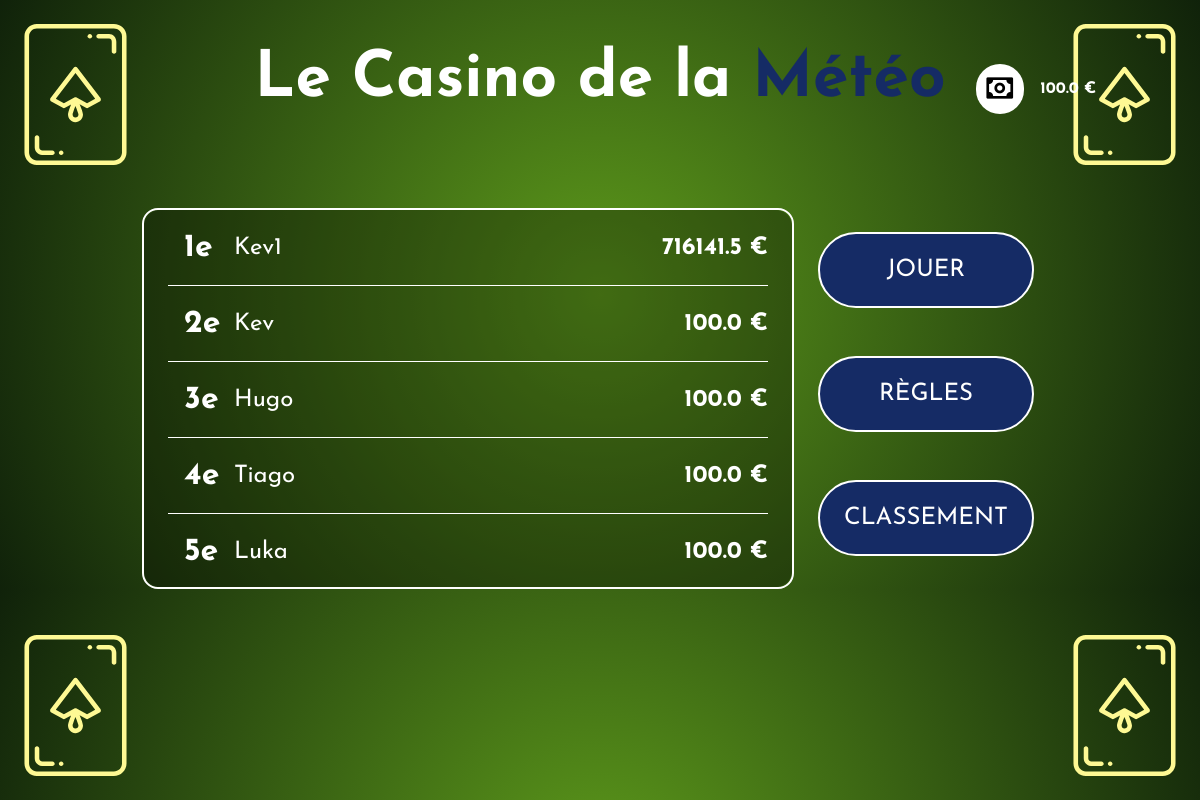
The app's page / (signed in) with its own data.
### base/models.py (models this page shows)
class UserMoney(models.Model):
    user = models.ForeignKey(User, on_delete=models.CASCADE)
    money = models.FloatField(default=100)

### base/views.py (the view)
# urls.py: 2. Add a URL to urlpatterns:  path('', Home.as_view(), name='home')
@login_required
def Home(request):
    user = UserMoney.objects.get(user=request.user)
    Moneyuser = user.money
    ranking = UserMoney.objects.all().order_by('-money')[:5]
    return render(request, 'home.html', {'money': Moneyuser, 'ranking': ranking})

### base/templates/home.html (shortened to what this page needs)
{% extends 'layout/layout.html' %}
{% block content %}
<div class="cards">
</div>
<h1 class="title">Le Casino de la <strong>Météo</strong></h1>
<section class="menu">
    <div class="containerRanking">
        <div class="ranking">
            {% if ranking %}
                {% for userRank in ranking %}
                    <div class="userRank">
                            <h2 class="ranknumber">{{ forloop.counter }}e</h2>
                            <h3>{{ userRank.user.username }}</h3>
                            <h2 class="usermoney">{{ userRank.money }} €</h2>
                </div>
                {% endfor %}
            {% endif %}
        </div>
    </div>
    <div class="buttonsMenu">
        <a href="/play">Jouer</a>
        <a href="/rules">Règles</a>
        <a href="/ranking">Classement</a>
    </div>
</section>
{% endblock %}

### base/templates/layout/layout.html (shortened to what this page needs)
<!DOCTYPE html>
{% load static %}
<html lang="en">
<head>
    <link rel="stylesheet" href="{% static 'css/style.css' %}">
    <link rel="stylesheet" href="{% static 'css/home.css' %}">
    <link href='https://unpkg.com/boxicons@2.1.4/css/boxicons.min.css' rel='stylesheet'>
</head>
<body>
    <div class="moneyUser">
        <div><i class='bx bx-money'></i></div>
        <div><p id="money">{{ money }} €</p></div>
    </div>
    {% block content %} {% endblock %}
</body>

### base/static/css/style.css (style rules this page uses)
* { margin: 0; padding: 0 }
body { font-family: 'Josefin sans'; margin: 0; width: 100%; height: 100%; background: rgb(93,154,27); background: radial-gradient(circle, rgba(93,154,27,1) 0%, rgba(16,34,10,1) 100%, rgba(16,34,10,1) 100%); }
.moneyUser { display: flex; position: absolute; align-items: center; right: 64px; top: 64px; width: 200px; justify-content: center; gap: 16px; }
.moneyUser i { font-size: 32px; padding-right: 0.5px; }
.moneyUser p { color:white; font-weight: bold; }
.moneyUser div:first-child { background: white; padding: 8px; border-radius: 100px; }

### base/static/css/home.css (style rules this page uses)
.title { font-size: 64px; text-align: center; color: white; padding-top: 48px; }
.cards { position: fixed; width: 100%; z-index: -1; height: 100vh; }
.cards svg { position: absolute; }
#card1 { top: 24px; left: 24px; }
#card2 { top: 24px; right: 24px; }
#card3 { bottom: 24px; left: 24px; }
#card4 { bottom: 24px; right: 24px; }
h1 strong { color: #152B65 }
.menu { display: flex; justify-content: center; margin-top: 96px; }
.ranking { background: rgba(0, 0, 0, 0.3); height: 377px; width: 600px; color: white; padding-left: 24px; padding-right: 24px; border-radius: 16px; overflow-y: auto }
.ranknumber { font-size: 32px; width: 50px; }
.ranking h3 { font-size: 24px; font-weight: normal; flex-grow: 1; }
.ranking .userRank { display: flex; align-items: center; padding-left: 16px; height: 75px; border-bottom: 1px solid white; }
.containerRanking { border: 2px solid white; border-radius: 16px; }
.buttonsMenu { display: flex; flex-direction: column; }
.buttonsMenu a { background-color: #152B65; color: white; padding: 1em; margin: 1em; border-radius: 100px; border: 2px solid white; text-align: center; text-decoration: none; text-transform: uppercase; font-size: 24px; }

### records on screen
UserMoney: money "100.0", user.username "Kev"
UserMoney: user.username "Kev1", money "716141.5"
UserMoney: user.username "Hugo", money "100.0"
UserMoney: user.username "Tiago", money "100.0"
UserMoney: user.username "Luka", money "100.0"
